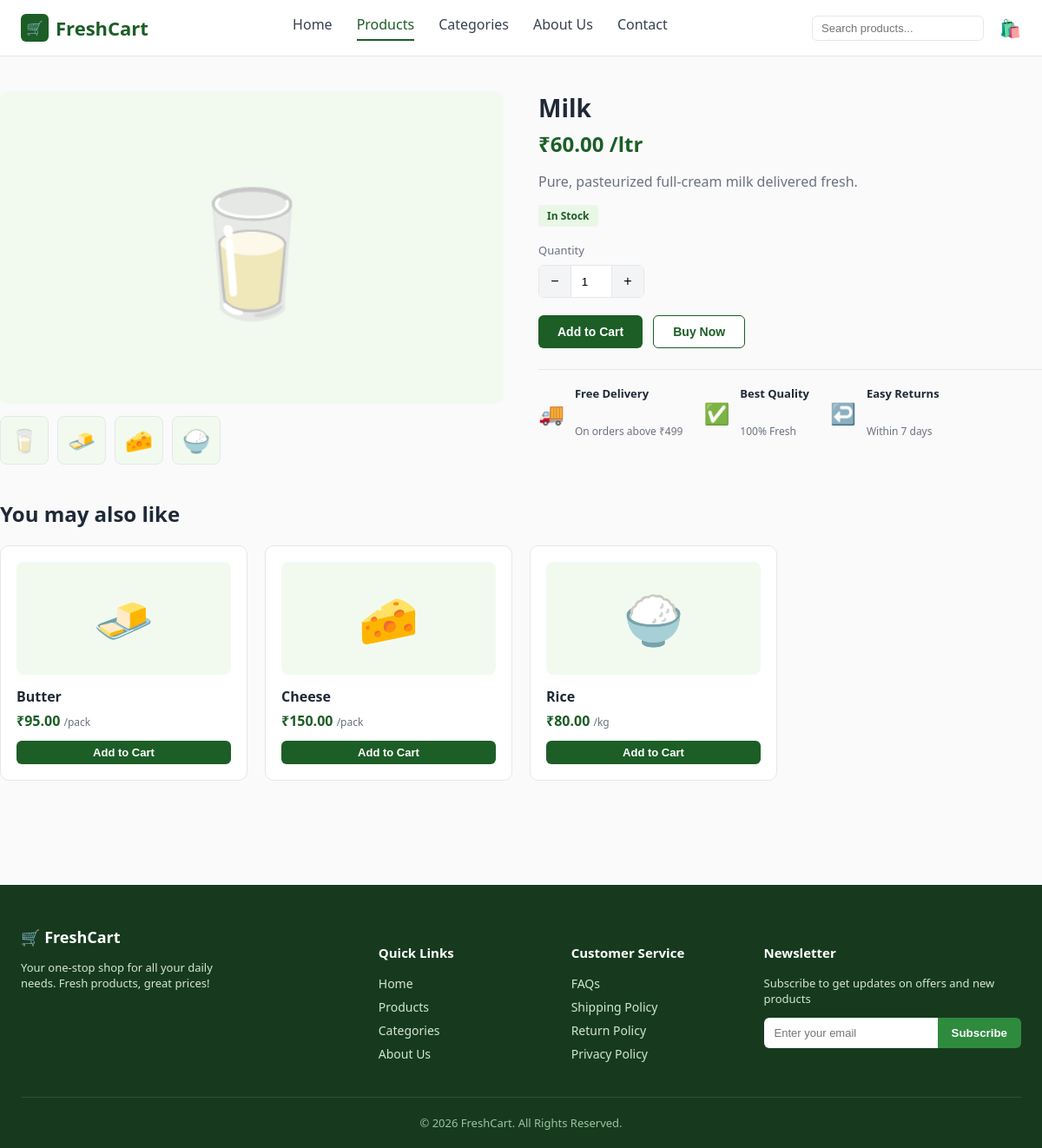
/products/milk/, run on the app's committed database.
### store/models.py (models this page shows, shortened)
class Product(models.Model):
    UNIT_CHOICES = [
        ('kg', 'kg'),
        ('dozen', 'dozen'),
        ('ltr', 'ltr'),
        ('pack', 'pack'),
        ('pc', 'pc'),
    ]
    category = models.ForeignKey(Category, related_name='products', on_delete=models.CASCADE)
    name = models.CharField(max_length=150)
    slug = models.SlugField(max_length=160, unique=True)
    emoji = models.CharField(
        max_length=10, default='🛒',
        help_text='Emoji shown as the product image placeholder.'
    )
    image = models.ImageField(upload_to='products/', blank=True, null=True)
    price = models.DecimalField(max_digits=8, decimal_places=2)
    unit = models.CharField(max_length=10, choices=UNIT_CHOICES, default='kg')
    description = models.TextField(blank=True)
    stock = models.PositiveIntegerField(default=100)
    is_featured = models.BooleanField(default=False, help_text='Show on Best Selling Products (home page).')
    created_at = models.DateTimeField(auto_now_add=True)
    class Meta:
        ordering = ['name']
    def get_absolute_url(self):
        return reverse('store:product_detail', args=[self.slug])
    @property
    def in_stock(self):
        return self.stock > 0

### store/views.py (the view)
# urls.py: path('products/<slug:slug>/', views.product_detail, name='product_detail'),
def product_detail(request, slug):
    product = get_object_or_404(Product, slug=slug)
    related_products = Product.objects.filter(
        category=product.category
    ).exclude(id=product.id)[:4]
    context = {
        'product': product,
        'related_products': related_products,
    }
    return render(request, 'store/product_detail.html', context)

### store/cart.py (called while the page is built)
    def __len__(self):
        return sum(item['quantity'] for item in self.cart.values())

    def get_total_price(self):
        return sum(Decimal(item['price']) * item['quantity'] for item in self.cart.values())

### store/context_processors.py (called while the page is built)
def cart_summary(request):
    cart = Cart(request)
    return {
        'cart_item_count': len(cart),
        'cart_total_price': cart.get_total_price(),
    }

### store/templates/store/product_detail.html (shortened to what this page needs)
{% extends "store/base.html" %}
{% block content %}
<div class="container section">
  <div class="product-detail">
    <div>
      <div class="detail-thumb-main">{{ product.emoji }}</div>
      <div class="thumb-strip">
        <div class="mini">{{ product.emoji }}</div>
        {% for r in related_products|slice:":3" %}
        <div class="mini">{{ r.emoji }}</div>
        {% endfor %}
      </div>
    </div>
    <div class="detail-info">
      <h1>{{ product.name }}</h1>
      <div class="price">₹{{ product.price }} /{{ product.unit }}</div>
      <p class="desc">{{ product.description }}</p>
      {% if product.in_stock %}
      <span class="stock-badge">In Stock</span>
      {% else %}
      <span class="stock-badge" style="background:#fee2e2; color:#991b1b;">Out of Stock</span>
      {% endif %}
      <form action="{% url 'store:cart_add' product.id %}" method="post">
        <label style="font-size:13px; color:var(--text-muted); display:block; margin-bottom:8px;">Quantity</label>
        <div class="qty-control">
          <button type="button" onclick="stepQty(-1)">−</button>
          <input type="number" name="quantity" id="qtyInput" value="1" min="1">
          <button type="button" onclick="stepQty(1)">+</button>
        </div>
        <div class="detail-actions">
          <button type="submit" class="btn btn-primary">Add to Cart</button>
          <button type="submit" name="buy_now" value="1" class="btn btn-outline">Buy Now</button>
        </div>
      </form>
      <div class="mini-features">
        <div class="feature-item"><span class="icon">🚚</span><div><strong style="font-size:13px;">Free Delivery</strong><br><span>On orders above ₹499</span></div></div>
        <div class="feature-item"><span class="icon">✅</span><div><strong style="font-size:13px;">Best Quality</strong><br><span>100% Fresh</span></div></div>
        <div class="feature-item"><span class="icon">↩️</span><div><strong style="font-size:13px;">Easy Returns</strong><br><span>Within 7 days</span></div></div>
      </div>
    </div>
  </div>
  {% if related_products %}
  <section class="section">
    <div class="section-head"><h2>You may also like</h2></div>
    <div class="product-grid">
      {% for r in related_products %}
      <div class="product-card">
        <a href="{{ r.get_absolute_url }}">
          <div class="thumb">{{ r.emoji }}</div>
          <h3>{{ r.name }}</h3>
        </a>
        <div class="price">₹{{ r.price }} <small>/{{ r.unit }}</small></div>
        <form action="{% url 'store:cart_add' r.id %}" method="post" style="margin-top:auto">
          <button type="submit" class="btn btn-primary btn-block btn-sm">Add to Cart</button>
        </form>
      </div>
      {% endfor %}
    </div>
  </section>
  {% endif %}
</div>
{% endblock %}

### store/static/store/css/style.css (style rules this page uses)
:root { --green-dark: #1c5e26; --green: #2e8b3d; --green-light: #e9f7e6; --green-pale: #f2faf0; --footer-bg: #173a1f; --text-dark: #1f2937; --text-muted: #6b7280; --border: #e5e7eb; --danger: #dc2626; --radius: 10px; --shadow: 0 2px 8px rgba(0, 0, 0, 0.06); }
* { box-sizing: border-box; }
body { margin: 0; font-family: "Segoe UI", Roboto, Helvetica, Arial, sans-serif; color: var(--text-dark); background: #fafafa; }
a { text-decoration: none; color: inherit; }
.container { max-width: 1200px; margin: 0 auto; padding: 0 24px; }
.btn { display: inline-flex; align-items: center; justify-content: center; gap: 6px; padding: 10px 22px; border-radius: 6px; font-weight: 600; font-size: 14px; border: none; cursor: pointer; }
.btn-primary { background: var(--green-dark); color: #fff; }
.btn-outline { background: #fff; border: 1px solid var(--green-dark); color: var(--green-dark); }
.btn-block { width: 100%; }
.btn-sm { padding: 6px 14px; font-size: 13px; }
.feature-item { display: flex; align-items: center; gap: 12px; }
.feature-item .icon { font-size: 24px; color: var(--green-dark); }
.feature-item strong { display: block; font-size: 14px; }
.feature-item span { font-size: 12px; color: var(--text-muted); }
.section { padding: 40px 0; }
.section-head { display: flex; align-items: center; justify-content: space-between; margin-bottom: 20px; }
.section-head h2 { font-size: 24px; margin: 0; }
.product-grid { display: grid; grid-template-columns: repeat(4, 1fr); gap: 20px; }
.product-card { background: #fff; border: 1px solid var(--border); border-radius: var(--radius); padding: 18px; text-align: left; display: flex; flex-direction: column; }
.product-card .thumb { background: var(--green-pale); border-radius: 8px; height: 130px; display: flex; align-items: center; justify-content: center; font-size: 56px; margin-bottom: 14px; }
.product-card h3 { font-size: 16px; margin: 0 0 6px; }
.product-card .price { color: var(--green-dark); font-weight: 700; margin-bottom: 12px; }
.product-card .price small { color: var(--text-muted); font-weight: 400; font-size: 12px; }
.product-detail { display: grid; grid-template-columns: 1fr 1fr; gap: 40px; }
.detail-thumb-main { background: var(--green-pale); border-radius: var(--radius); height: 360px; display: flex; align-items: center; justify-content: center; font-size: 140px; }
.thumb-strip { display: flex; gap: 10px; margin-top: 14px; }
.thumb-strip .mini { width: 56px; height: 56px; background: var(--green-pale); border-radius: 8px; display: flex; align-items: center; justify-content: center; font-size: 26px; border: 1px solid var(--border); }
.detail-info h1 { margin: 0 0 6px; font-size: 28px; }
.detail-info .price { color: var(--green-dark); font-size: 24px; font-weight: 700; margin-bottom: 14px; }
.detail-info .desc { color: var(--text-muted); margin-bottom: 16px; }
.stock-badge { display: inline-block; background: var(--green-light); color: var(--green-dark); font-size: 12px; font-weight: 600; padding: 4px 10px; border-radius: 4px; margin-bottom: 18px; }
.qty-control { display: flex; align-items: center; gap: 0; width: fit-content; border: 1px solid var(--border); border-radius: 6px; margin-bottom: 20px; }
.qty-control button { width: 36px; height: 36px; border: none; background: #f3f4f6; font-size: 16px; cursor: pointer; }
.qty-control input { width: 48px; text-align: center; border: none; border-left: 1px solid var(--border); border-right: 1px solid var(--border); height: 36px; }
.detail-actions { display: flex; gap: 12px; margin-bottom: 24px; }
.mini-features { display: flex; gap: 24px; border-top: 1px solid var(--border); padding-top: 18px; }

### data on the page
Product: emoji "🥛", name "Milk", price "60.00", unit "ltr", description "Pure, pasteurized full-cream milk delivered fresh."
Product: emoji "🧈", name "Butter", price "95.00", unit "pack"
Product: emoji "🧀", name "Cheese", price "150.00", unit "pack"
Product: emoji "🍚", name "Rice", price "80.00", unit "kg"
